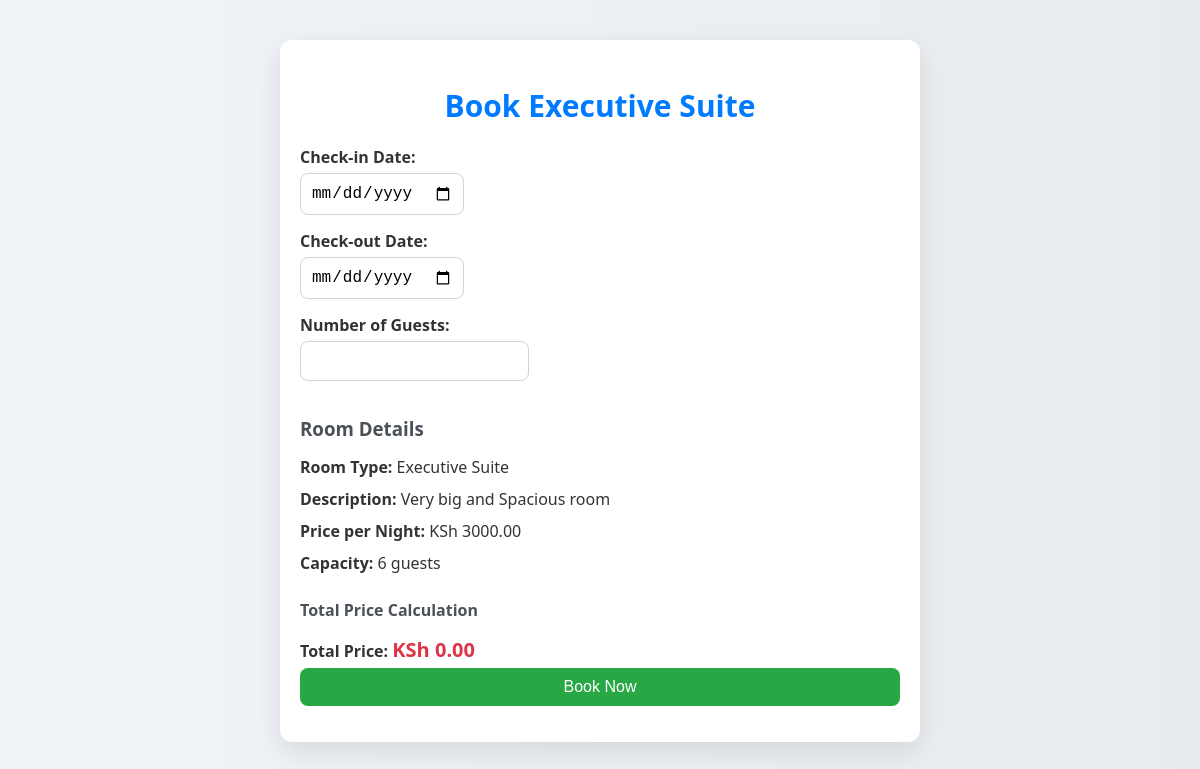
Page /book/2/ (signed in) on the committed database.
### core/models.py (models this page shows, shortened)
class Room(models.Model):
    ROOM_TYPES = [
        ('deluxe', 'Deluxe Room'),
        ('executive', 'Executive Suite'),
        ('standard', 'Standard Room'),
    ]
    room_type = models.CharField(max_length=50, choices=ROOM_TYPES)
    description = models.TextField()
    price_per_night = models.DecimalField(max_digits=10, decimal_places=2)
    image = models.ImageField(upload_to='room_images/')
    capacity = models.PositiveIntegerField(help_text="Maximum number of guests")
    available = models.BooleanField(default=True)
    is_booked = models.BooleanField(default=False)
    amenities = models.ManyToManyField(Amenity, blank=True)

### core/views.py (the view, shortened to what this page needs)
# urls.py: path('book/<int:room_id>/', book_room, name='book_room'),  # URL for booking a room
@login_required
def book_room(request, room_id):
    room = get_object_or_404(Room, id=room_id)
    if room.is_booked:
        messages.error(request, 'This room is already booked. Please choose another room.')
        return redirect('rooms')  # Redirect to the rooms page
    return render(request, 'book_room.html', {'room': room})

### core/templates/book_room.html (shortened to what this page needs)
{% load static %}
    <link rel="stylesheet" href="{% static 'css/booking.css' %}">
</head>
<body>
    <div class="container">
        <h2>Book {{ room.get_room_type_display }}</h2>
        <form method="post" class="booking-form">
            <div class="form-group">
                <label for="check_in_date">Check-in Date:</label>
                <input type="date" id="check_in_date" name="check_in_date" required>
            </div>
            <div class="form-group">
                <label for="check_out_date">Check-out Date:</label>
                <input type="date" id="check_out_date" name="check_out_date" required>
            </div>
            <div class="form-group">
                <label for="number_of_guests">Number of Guests:</label>
                <input type="number" id="number_of_guests" name="number_of_guests" min="1" required>
            </div>
            <h3>Room Details</h3>
<p><strong>Room Type:</strong> {{ room.get_room_type_display }}</p>
<p><strong>Description:</strong> {{ room.description }}</p>
<p><strong>Price per Night:</strong> KSh {{ room.price_per_night }}</p>
<p><strong>Capacity:</strong> {{ room.capacity }} guests</p>
            <h4>Total Price Calculation</h4>
            <p>
                <strong>Total Price:</strong>
                <span id="total_price">KSh 0.00</span>
            </p>
            <button type="submit">Book Now</button>
        </form>
    </div>

### core/static/css/booking.css (style rules this page uses)
body { font-family: 'Arial', sans-serif; background-color: #f4f4f4; color: #333; margin: 0; padding: 0; }
.container { max-width: 600px; margin: 20px auto; padding: 20px; background-color: #ffffff; border-radius: 8px; box-shadow: 0 2px 10px rgba(0, 0, 0, 0.1); }
h2, h3, h4 { color: #2c3e50; margin-bottom: 10px; }
.booking-form { display: flex; flex-direction: column; }
.form-group { margin-bottom: 15px; }
label { margin-bottom: 5px; font-weight: bold; }
input[type="date"], input[type="number"], button { padding: 10px; font-size: 16px; border: 1px solid #ddd; border-radius: 5px; }
button { background-color: #3498db; color: white; border: none; cursor: pointer; transition: background-color 0.3s ease; }
h4 { margin-top: 20px; }

### core/templates/book_room.html (style rules this page uses)
body { font-family: 'Segoe UI', Tahoma, Geneva, Verdana, sans-serif; margin: 0; padding: 0; background: linear-gradient(to right, #f0f4f8, #e9ecef); color: #333; }
.container { max-width: 600px; margin: 40px auto; padding: 20px; background-color: #ffffff; border-radius: 12px; box-shadow: 0 10px 30px rgba(0, 0, 0, 0.1); transition: transform 0.3s ease; }
h2 { text-align: center; color: #007bff; margin-bottom: 20px; font-size: 30px; }
.booking-form { display: flex; flex-direction: column; }
.form-group { margin-bottom: 15px; }
label { font-weight: bold; margin-bottom: 5px; display: block; }
input[type="date"], input[type="number"] { padding: 10px; border: 1px solid #ced4da; border-radius: 8px; transition: border-color 0.3s; }
h3, h4 { color: #495057; margin-top: 20px; }
p { margin: 5px 0; }
button { padding: 10px; background-color: #28a745; color: white; border: none; border-radius: 8px; font-size: 16px; cursor: pointer; transition: background-color 0.3s; }
#total_price { font-size: 20px; color: #dc3545; font-weight: bold; }

### rows in the picture
Room: room_type "Executive Suite", description "Very big and Spacious room", price_per_night "3000.00", capacity "6"
